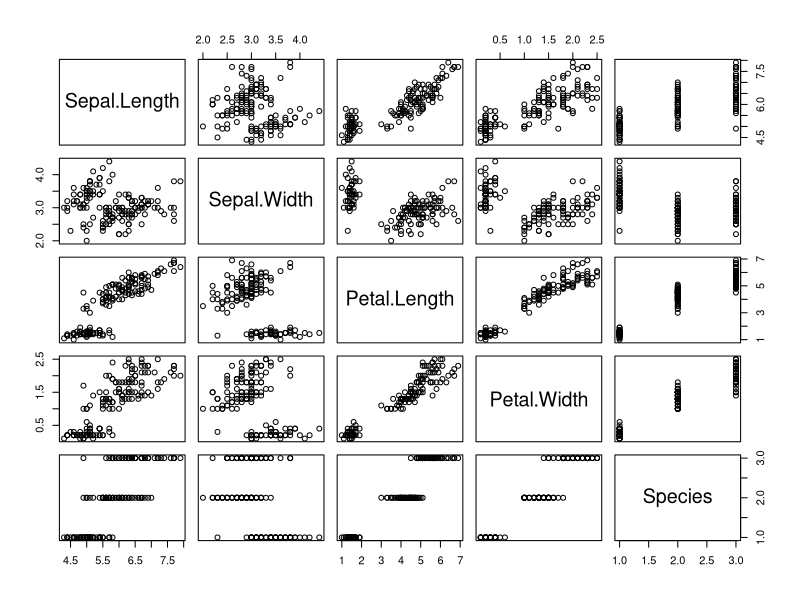
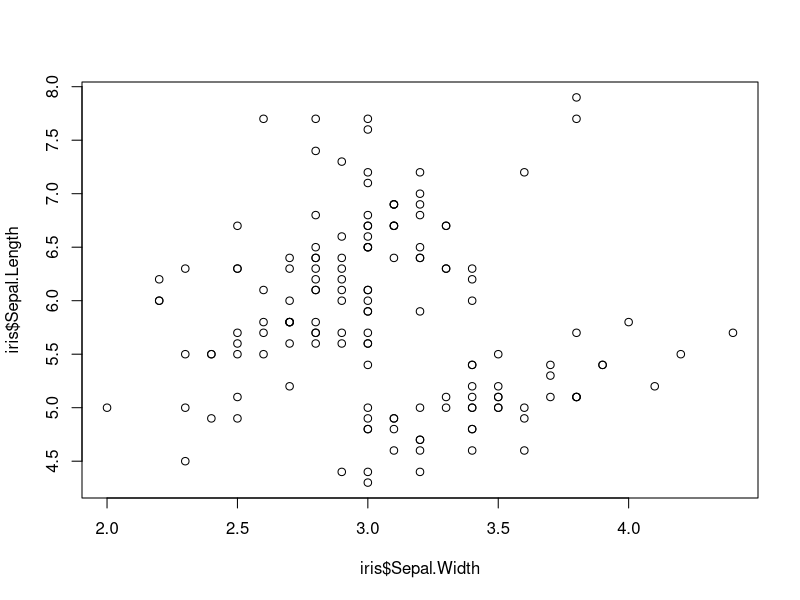
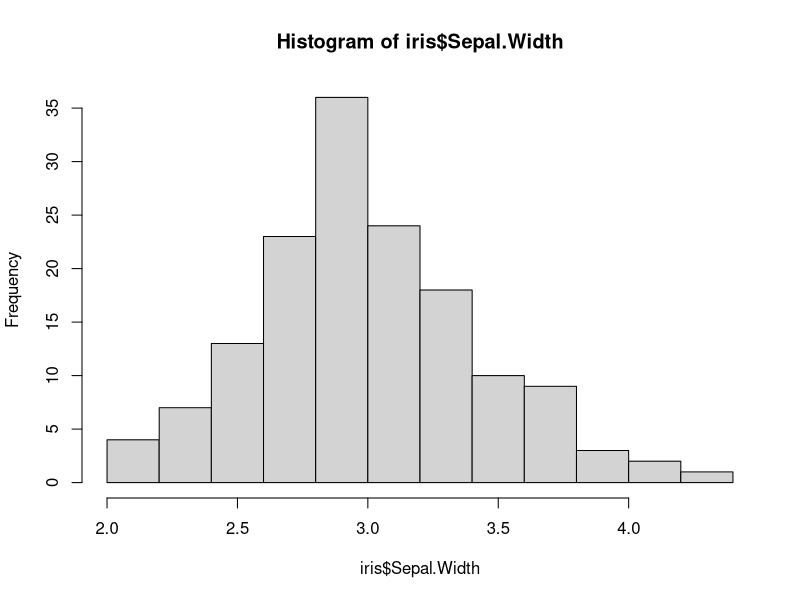
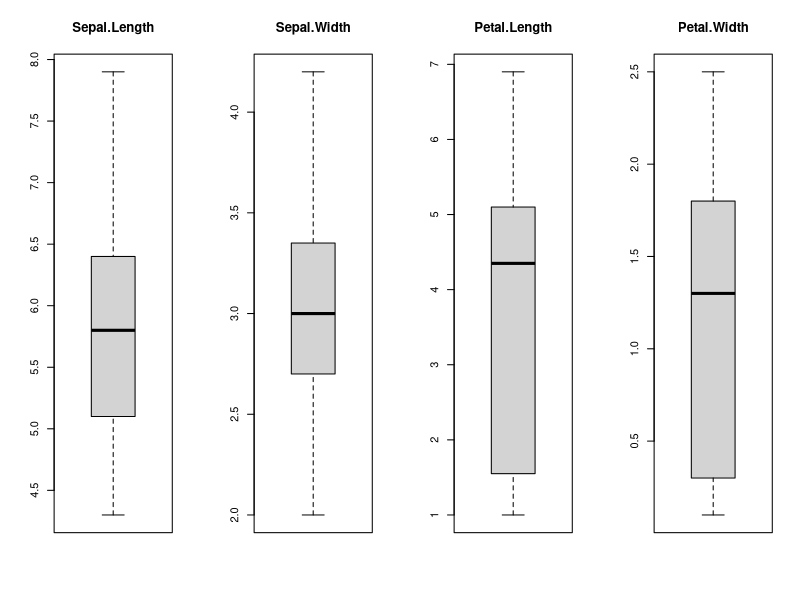
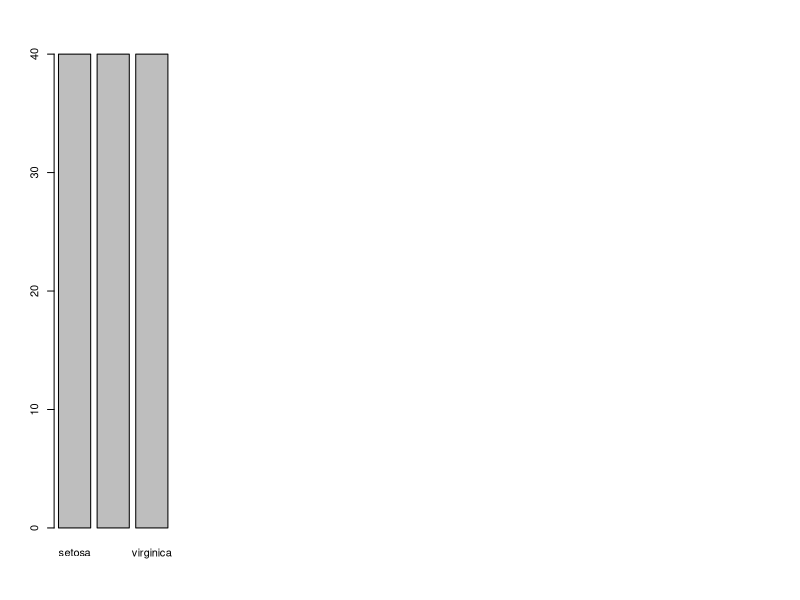
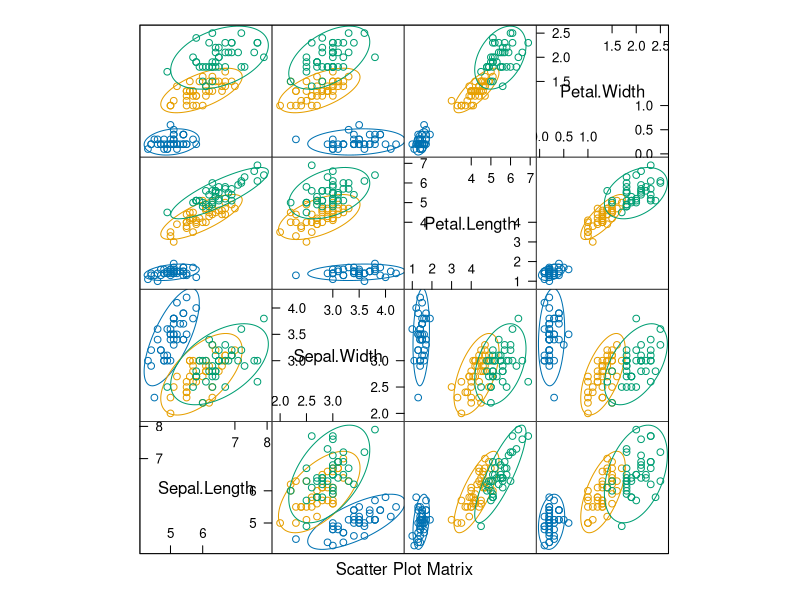
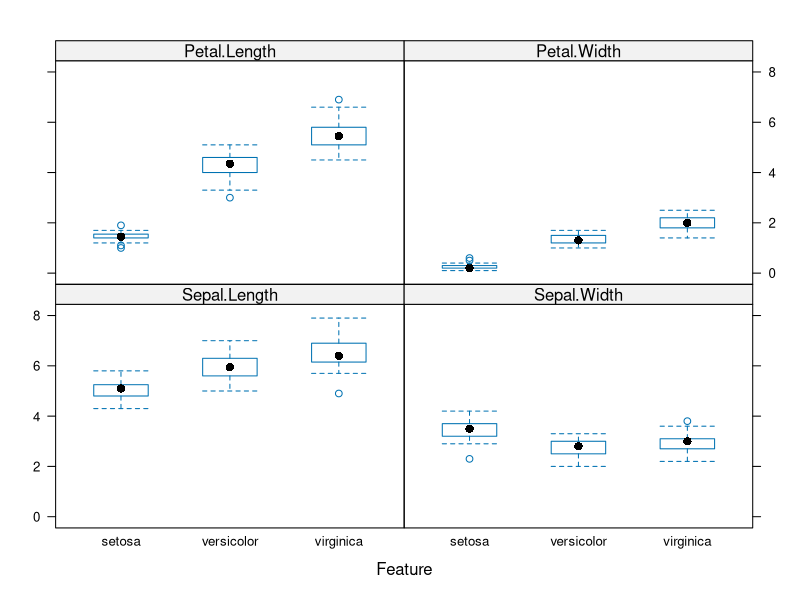
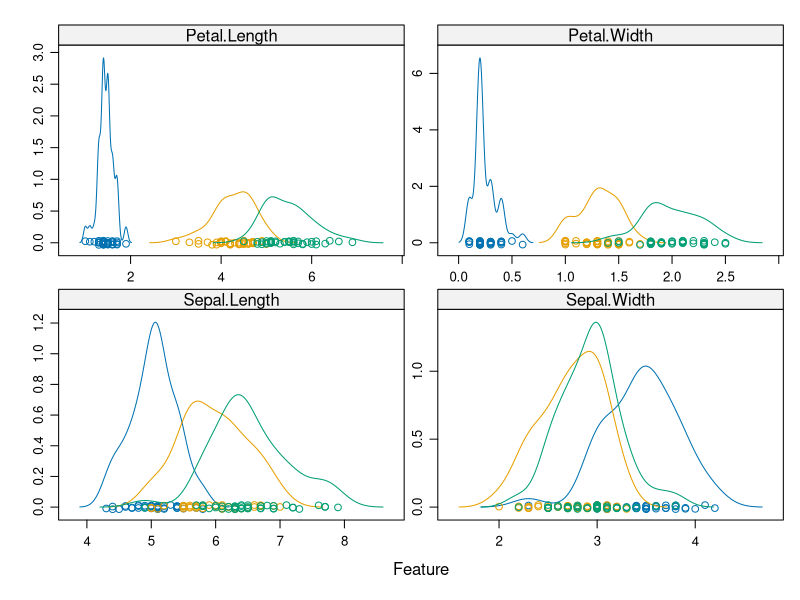

These charts were generated, in order, by the following R code: (Note: this script raises an error after producing the figures.)
library(datasets)
data(iris)
summary(iris)
names(iris)
library(dplyr)
virginica<-filter(iris,Species=='virginica')
head(virginica)
sepalLength6<- filter(iris, Species=='virginica',Sepal.Length>6)
tail(sepalLength6)
selected <- select(iris,Sepal.Length, Sepal.Width, Petal.Length)
selected2 <- select(iris,Sepal.Length:Petal.Length)
head(selected,3)
identical(selected,selected2)
newCol <- mutate(iris,greater.half=Sepal.Width>0.5*Sepal.Length)
tail(newCol)
sum(newCol$greater.half,TRUE)
arr.vig<-newCol %>% filter(Species=='virginica')%>% arrange(Sepal.Width)
head(arr.vig)
arr.vig[30:35,]
summarise(arr.vig,mean.length=mean(Sepal.Length,na.rm=TRUE))
summarise(arr.vig,sd.length=sd(Sepal.Length,na.rm=TRUE))
plot(iris)
plot(iris$Sepal.Width,iris$Sepal.Length)
hist(iris$Sepal.Width)
#Machine Learning Part:
library(caret)
  #create a list of 80% of the rows in the original dataset for training
validation_index<- createDataPartition(iris$Species, p=0.80,list=FALSE)
  #select 20% of the data for validation
validation<-iris[-validation_index,]
  #Use 80% of data to train and test models
iris2<-iris[validation_index,]
  #check dimensions
dim(iris2)
  #check attribute
sapply(iris2,class)
head(iris2)
  #list level for the class
levels(iris2$Species)
  #Summarize the class distribution
percentage<-prop.table(table(iris2$Species))*100
cbind(freq=table(iris2$Species),percentage=percentage)
summary(iris2)
  #split input and output
x<-iris2[,1:4]
y<-iris2[,5]
  #boxplot for each attribute on one image
par(mfrow=c(1,4))
  for(i in 1:4){
    boxplot(x[,i],main=names(iris)[i])}
  #barplot for class breakdown
plot(y)
  #scatterplot matrix
library(ellipse)
featurePlot(x=x,y=y,plot="ellipse")
featurePlot(x=x,y=y,plot='box')
  #density plots for each attribute by class value
scales<-list(x=list(relation="free"),y=list(relation="free"))
featurePlot(x=x,y=y,plot="density",scales=scales)
  #Run algorithms using 10-fold cross validation
control <- trainControl(method="cv",number=10)
metric<-"Accuracy"
#Build models
  #Linear algorithms
set.seed(7)
fit.lda<-train(Species~.,data=iris2,method="lda",metric=metric,trControl=control)
  #Non-linear algorithms
    #CART
set.seed(7)
fit.cart<-train(Species~.,data=iris2,method="rpart",metric=metric,trCOntrol=control)
    #kNN
set.seed(7)
fit.knn<-train(Species~.,data=iris2,method="knn",metric=metric,trControl=control)
  #Advanced algorithms
    #SVM
set.seed(7)
fit.svm<-train(Species~., data=iris2, method="svmRadial",metric=metric, trControl=control)
    #Ramdom forest
set.seed(7)
fit.rf<-train(Species~.,data=iris2,method="rf",metric=metric, trControl=control)
#summarize accuracy
results <- resamples(list(lda=fit.lda, knn=fit.knn, svm=fit.svm, rf=fit.rf))
summary(results)
#summarize best model
print(fit.lda)
#estimate skill of LDA on the validation dataset
predictions<-predict(fit.lda,validation)
confusionMatrix(predictions,validation$Species)
